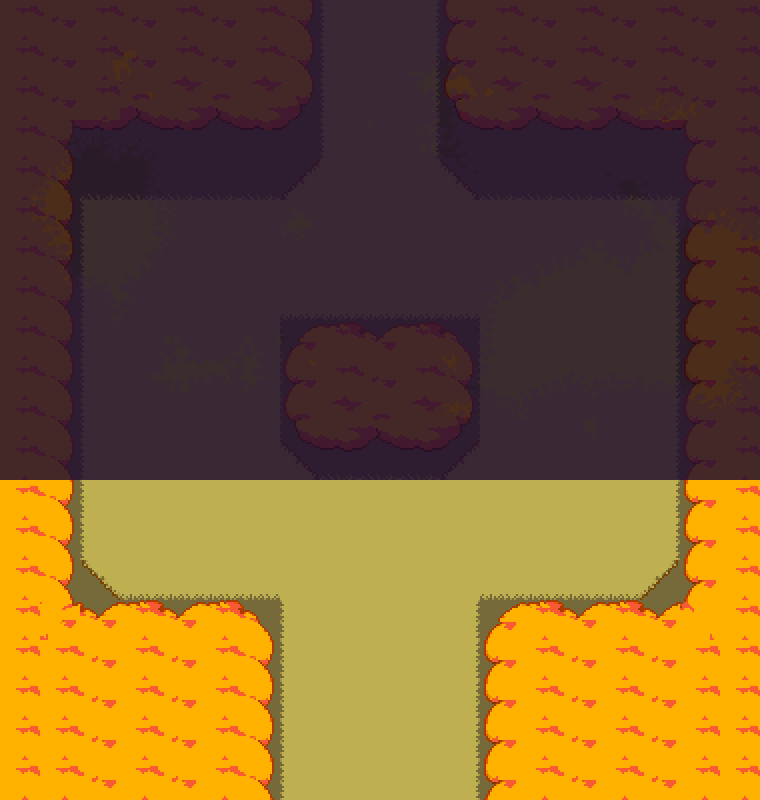

Tiled map render using the project's own tile images. Description and the whole map definition, tile-layer contents included, below:
An orthogonal 19x20 tile map with 40x40 px tiles, 4 tile layers (Tile Layer 1, Tile Layer 2, Tile Layer 3, Tile Layer 4), 1 image layer and 15 objects (2x transition, chest, savepoint, encounterzone, spawn, ...).

<map version="1.11" tiledversion="1.11.0" orientation="orthogonal" renderorder="right-down" width="19" height="20" tilewidth="40" tileheight="40" infinite="0" nextlayerid="9" nextobjectid="17">
 <editorsettings>
  <export target="data.lua" format="lua" />
 </editorsettings>
 <properties>
  <property name="border" value="evershade" />
  <property name="light" type="bool" value="true" />
  <property name="music" value="evershade_forest" />
  <property name="name" value="Evershade Forest - Entrance" />
 </properties>
 <tileset firstgid="1" source="../../tilesets/hometown_forest.tsx" />
 <layer id="1" name="Tile Layer 1" width="19" height="20">
  <data encoding="csv">
57,57,57,57,57,57,57,57,63,63,63,57,57,57,57,57,57,57,57,
57,57,57,57,57,57,57,57,63,63,63,57,57,57,57,57,57,57,57,
57,57,57,57,57,57,57,57,63,63,63,57,57,57,57,57,57,57,57,
57,57,57,57,57,57,57,57,63,63,63,57,57,57,57,57,57,57,57,
57,57,57,57,57,57,57,57,63,63,63,57,57,57,57,57,57,57,57,
57,57,63,63,63,63,63,63,63,63,63,63,63,63,63,63,63,57,57,
57,57,63,63,63,63,63,63,63,63,63,63,63,63,63,63,63,57,57,
57,57,63,63,63,63,63,63,63,63,63,63,63,63,63,63,63,57,57,
57,57,63,63,63,63,63,57,57,57,57,57,63,63,63,63,63,57,57,
57,57,63,63,63,63,63,57,57,57,57,57,63,63,63,63,63,57,57,
57,57,63,63,63,63,63,57,57,57,57,57,63,63,63,63,63,57,57,
57,57,63,63,63,63,63,57,68,68,68,57,63,63,63,63,63,57,57,
57,57,63,63,63,63,63,63,63,63,63,63,63,63,63,63,63,57,57,
57,57,63,63,63,63,63,63,63,63,63,63,63,63,63,63,63,57,57,
57,57,57,63,63,63,63,63,63,63,63,63,63,63,63,63,57,57,57,
57,57,57,57,57,57,57,63,63,63,63,63,57,57,57,57,57,57,57,
57,57,57,57,57,57,57,63,63,63,63,63,57,57,57,57,57,57,57,
57,57,57,57,57,57,57,63,63,63,63,63,57,57,57,57,57,57,57,
57,57,57,57,57,57,57,63,63,63,63,63,57,57,57,57,57,57,57,
57,57,57,57,57,57,57,63,63,63,63,63,57,57,57,57,57,57,57
</data>
 </layer>
 <layer id="3" name="Tile Layer 2" width="19" height="20">
  <data encoding="csv">
0,0,0,0,0,0,0,0,69,0,67,0,0,0,0,0,0,0,0,
0,0,0,0,0,0,0,0,69,0,67,0,0,0,0,0,0,0,0,
0,0,0,0,0,0,0,0,69,0,67,0,0,0,0,0,0,0,0,
0,0,172,0,172,0,172,0,69,0,67,0,172,0,172,0,172,0,0,
0,0,68,68,68,68,68,51,0,0,0,53,68,68,68,68,68,0,0,
0,0,69,0,0,0,0,0,0,0,0,0,0,0,0,0,67,0,0,
0,0,69,0,0,0,0,0,0,0,0,0,0,0,0,0,67,0,0,
0,0,69,0,0,0,0,46,46,46,46,46,0,0,0,0,67,0,0,
0,0,69,0,0,0,0,69,0,0,0,67,0,0,0,0,67,0,0,
0,0,69,0,0,0,0,69,0,0,0,67,0,0,0,0,67,0,0,
0,0,69,0,0,0,0,69,0,0,0,67,0,0,0,0,67,0,0,
0,0,69,0,0,0,0,53,116,0,116,51,0,0,0,0,67,0,0,
0,0,69,0,0,0,0,0,0,0,0,0,0,0,0,0,67,0,0,
0,0,69,0,0,0,0,0,0,0,0,0,0,0,0,0,67,0,0,
0,0,73,46,46,46,46,0,0,0,0,0,46,46,46,46,75,0,0,
0,0,0,0,0,0,0,69,0,0,0,67,0,0,0,0,0,0,0,
0,0,0,0,0,0,0,69,0,0,0,67,0,0,0,0,0,0,0,
0,0,0,0,0,0,0,69,0,0,0,67,0,0,0,0,0,0,0,
0,0,0,0,0,0,0,69,0,0,0,67,0,0,0,0,0,0,0,
0,0,0,0,0,0,0,69,0,0,0,67,0,0,0,0,0,0,0
</data>
 </layer>
 <objectgroup id="6" name="collision">
  <object id="1" x="0" y="640" width="240" height="160" />
  <object id="2" x="520" y="640" width="240" height="160" />
  <object id="3" x="0" y="0" width="280" height="160" />
  <object id="4" x="480" y="0" width="280" height="160" />
  <object id="5" x="0" y="160" width="40" height="480" />
  <object id="6" x="720" y="160" width="40" height="480" />
  <object id="7" x="320" y="360" width="120" height="120" />
 </objectgroup>
 <objectgroup id="7" name="objects">
  <object id="8" name="chest" x="360" y="320" width="40" height="40" />
  <object id="10" name="savepoint" x="380" y="470">
   <properties>
    <property name="text1" value="* (For some reason,[wait:5] the sunlight suddenly struggles to get through the leaves.)" />
    <property name="text2" value="* (The power of sunlight is shining much less inside you now.)" />
   </properties>
   <point />
  </object>
  <object id="11" name="transition" x="240" y="800" width="280" height="40">
   <properties>
    <property name="map" value="pre_evershade" />
    <property name="marker" value="north" />
   </properties>
  </object>
  <object id="12" name="transition" x="280" y="-40" width="200" height="40" />
  <object id="16" name="encounterzone" x="0" y="0" width="760" height="800">
   <properties>
    <property name="encgroup" value="evershade1" />
   </properties>
  </object>
 </objectgroup>
 <objectgroup id="8" name="markers">
  <object id="13" name="spawn" x="380" y="540">
   <point />
  </object>
  <object id="14" name="south" x="380" y="760">
   <point />
  </object>
  <object id="15" name="north" x="380" y="40">
   <point />
  </object>
 </objectgroup>
 <layer id="4" name="Tile Layer 3" width="19" height="20">
  <data encoding="csv">
152,151,152,151,152,151,152,153,0,0,0,149,152,151,152,151,152,151,152,
152,151,152,151,152,151,152,153,0,0,0,149,152,151,152,151,152,151,152,
152,151,152,162,163,162,163,148,0,0,0,160,161,162,161,162,152,151,152,
152,201,0,173,0,173,0,159,0,0,0,171,0,173,0,173,0,203,152,
152,95,0,0,0,0,0,0,0,0,0,0,0,0,0,0,0,149,152,
152,95,0,0,0,0,0,0,0,0,0,0,0,0,0,0,0,149,152,
152,95,0,0,0,0,0,0,0,0,0,0,0,0,0,0,0,149,152,
152,95,0,0,0,0,0,0,0,0,0,0,0,0,0,0,0,149,152,
152,95,0,0,0,0,0,138,139,140,141,142,0,0,0,0,0,149,152,
152,95,0,0,0,0,0,149,150,151,152,153,0,0,0,0,0,149,152,
152,95,0,0,0,0,0,160,161,162,163,164,0,0,0,0,0,149,152,
152,95,0,0,0,0,0,115,0,173,0,117,0,0,0,0,0,149,152,
152,95,0,0,0,0,0,0,0,0,0,0,0,0,0,0,0,149,152,
152,95,0,0,0,0,0,0,0,0,0,0,0,0,0,0,0,149,152,
152,95,0,0,0,0,0,0,0,0,0,0,0,0,0,0,0,149,152,
152,192,135,136,135,136,84,0,0,0,0,0,138,136,135,136,135,190,152,
152,150,151,152,151,152,95,0,0,0,0,0,149,150,151,150,151,152,152,
152,150,151,152,151,152,95,0,0,0,0,0,149,150,151,150,151,152,152,
152,150,151,152,151,152,95,0,0,0,0,0,149,150,151,150,151,152,152,
152,150,151,152,151,152,95,0,0,0,0,0,149,150,151,150,151,152,152
</data>
 </layer>
 <layer id="5" name="Tile Layer 4" width="19" height="20">
  <data encoding="csv">
0,0,0,0,0,0,0,0,0,0,0,0,0,0,0,0,0,0,0,
0,0,0,0,0,0,0,0,0,0,0,0,0,0,0,0,0,0,0,
0,0,0,0,0,0,0,0,0,0,0,0,0,0,0,0,0,0,0,
0,95,0,0,0,0,0,0,0,0,0,0,0,0,0,0,0,149,0,
0,0,0,0,0,0,0,0,0,0,0,0,0,0,0,0,0,0,0,
0,0,0,0,0,0,0,0,0,0,0,0,0,0,0,0,0,0,0,
0,0,0,0,0,0,0,0,0,0,0,0,0,0,0,0,0,0,0,
0,0,0,0,0,0,0,0,0,0,0,0,0,0,0,0,0,0,0,
0,0,0,0,0,0,0,0,0,0,0,0,0,0,0,0,0,0,0,
0,0,0,0,0,0,0,0,0,0,0,0,0,0,0,0,0,0,0,
0,0,0,0,0,0,0,0,0,0,0,0,0,0,0,0,0,0,0,
0,0,0,0,0,0,0,0,0,0,0,0,0,0,0,0,0,0,0,
0,0,0,0,0,0,0,0,0,0,0,0,0,0,0,0,0,0,0,
0,0,0,0,0,0,0,0,0,0,0,0,0,0,0,0,0,0,0,
0,0,0,0,0,0,0,0,0,0,0,0,0,0,0,0,0,0,0,
0,0,0,0,0,0,0,0,0,0,0,0,0,0,0,0,0,0,0,
0,0,0,0,0,0,0,0,0,0,0,0,0,0,0,0,0,0,0,
0,0,0,0,0,0,0,0,0,0,0,0,0,0,0,0,0,0,0,
0,0,0,0,0,0,0,0,0,0,0,0,0,0,0,0,0,0,0,
0,0,0,0,0,0,0,0,0,0,0,0,0,0,0,0,0,0,0
</data>
 </layer>
 <imagelayer id="2" name="cover" parallaxx="0.9" parallaxy="0.9" repeatx="1" repeaty="1">
  <image source="../../../../assets/sprites/maps/evershadeover.png" width="1200" height="480" />
 </imagelayer>
</map>